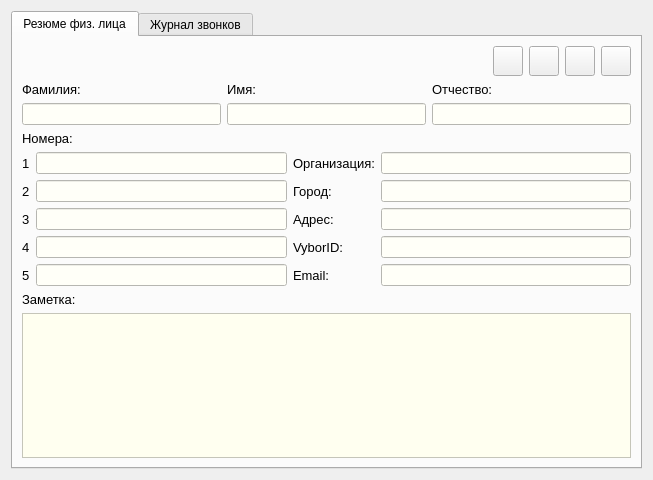
<?xml version="1.0" encoding="UTF-8"?>
<ui version="4.0">
 <class>ViewContactDialog</class>
 <widget class="QDialog" name="ViewContactDialog">
  <property name="geometry">
   <rect>
    <x>0</x>
    <y>0</y>
    <width>653</width>
    <height>480</height>
   </rect>
  </property>
  <property name="minimumSize">
   <size>
    <width>0</width>
    <height>0</height>
   </size>
  </property>
  <property name="maximumSize">
   <size>
    <width>16777215</width>
    <height>16777215</height>
   </size>
  </property>
  <property name="windowTitle">
   <string>Резюме физ. лица</string>
  </property>
  <property name="windowIcon">
   <iconset resource="images.qrc">
    <normaloff>:/images/outcall-logo.png</normaloff>:/images/outcall-logo.png</iconset>
  </property>
  <property name="styleSheet">
   <string notr="true"/>
  </property>
  <layout class="QGridLayout" name="gridLayout_8">
   <item row="0" column="0">
    <widget class="QTabWidget" name="tabWidget_2">
     <property name="currentIndex">
      <number>0</number>
     </property>
     <widget class="QWidget" name="tab">
      <attribute name="title">
       <string>Резюме физ. лица</string>
      </attribute>
      <layout class="QGridLayout" name="gridLayout_11">
       <item row="1" column="0">
        <layout class="QGridLayout" name="gridLayout_6">
         <item row="0" column="0" colspan="2">
          <widget class="QLabel" name="label_5">
           <property name="font">
            <font>
             <pointsize>10</pointsize>
            </font>
           </property>
           <property name="text">
            <string>Номера:</string>
           </property>
          </widget>
         </item>
         <item row="3" column="0">
          <widget class="QLabel" name="label_8">
           <property name="font">
            <font>
             <pointsize>10</pointsize>
            </font>
           </property>
           <property name="text">
            <string>3</string>
           </property>
          </widget>
         </item>
         <item row="2" column="1">
          <widget class="QLineEdit" name="secondNumber">
           <property name="styleSheet">
            <string notr="true">*{
background-color: #fffff8;
}</string>
           </property>
           <property name="readOnly">
            <bool>true</bool>
           </property>
          </widget>
         </item>
         <item row="1" column="0">
          <widget class="QLabel" name="label_6">
           <property name="font">
            <font>
             <pointsize>10</pointsize>
            </font>
           </property>
           <property name="text">
            <string>1</string>
           </property>
          </widget>
         </item>
         <item row="3" column="4">
          <widget class="QLineEdit" name="address">
           <property name="styleSheet">
            <string notr="true">*{
background-color: #fffff8;
}</string>
           </property>
           <property name="readOnly">
            <bool>true</bool>
           </property>
          </widget>
         </item>
         <item row="2" column="3">
          <widget class="QLabel" name="label_9">
           <property name="font">
            <font>
             <pointsize>10</pointsize>
            </font>
           </property>
           <property name="text">
            <string>Город:</string>
           </property>
          </widget>
         </item>
         <item row="1" column="1">
          <widget class="QLineEdit" name="firstNumber">
           <property name="styleSheet">
            <string notr="true">*{
background-color: #fffff8;
}</string>
           </property>
           <property name="readOnly">
            <bool>true</bool>
           </property>
          </widget>
         </item>
         <item row="2" column="0">
          <widget class="QLabel" name="label_7">
           <property name="font">
            <font>
             <pointsize>10</pointsize>
            </font>
           </property>
           <property name="text">
            <string>2</string>
           </property>
          </widget>
         </item>
         <item row="2" column="4">
          <widget class="QLineEdit" name="city">
           <property name="styleSheet">
            <string notr="true">*{
background-color: #fffff8;
}</string>
           </property>
           <property name="readOnly">
            <bool>true</bool>
           </property>
          </widget>
         </item>
         <item row="4" column="3">
          <widget class="QLabel" name="label_11">
           <property name="font">
            <font>
             <pointsize>10</pointsize>
            </font>
           </property>
           <property name="text">
            <string>VyborID:</string>
           </property>
          </widget>
         </item>
         <item row="4" column="1">
          <widget class="QLineEdit" name="fourthNumber">
           <property name="styleSheet">
            <string notr="true">*{
background-color: #fffff8;
}</string>
           </property>
           <property name="readOnly">
            <bool>true</bool>
           </property>
          </widget>
         </item>
         <item row="4" column="0">
          <widget class="QLabel" name="label_18">
           <property name="font">
            <font>
             <pointsize>10</pointsize>
            </font>
           </property>
           <property name="text">
            <string>4</string>
           </property>
          </widget>
         </item>
         <item row="3" column="3">
          <widget class="QLabel" name="label_10">
           <property name="font">
            <font>
             <pointsize>10</pointsize>
            </font>
           </property>
           <property name="text">
            <string>Адрес:</string>
           </property>
          </widget>
         </item>
         <item row="3" column="1">
          <widget class="QLineEdit" name="thirdNumber">
           <property name="styleSheet">
            <string notr="true">*{
background-color: #fffff8;
}</string>
           </property>
           <property name="readOnly">
            <bool>true</bool>
           </property>
          </widget>
         </item>
         <item row="5" column="4">
          <widget class="QLineEdit" name="email">
           <property name="styleSheet">
            <string notr="true">*{
background-color: #fffff8;
}</string>
           </property>
           <property name="readOnly">
            <bool>true</bool>
           </property>
          </widget>
         </item>
         <item row="4" column="4">
          <widget class="QLineEdit" name="vyborId">
           <property name="styleSheet">
            <string notr="true">*{
background-color: #fffff8;
}</string>
           </property>
           <property name="readOnly">
            <bool>true</bool>
           </property>
          </widget>
         </item>
         <item row="5" column="3">
          <widget class="QLabel" name="label_12">
           <property name="font">
            <font>
             <pointsize>10</pointsize>
            </font>
           </property>
           <property name="text">
            <string>Email:</string>
           </property>
          </widget>
         </item>
         <item row="5" column="0">
          <widget class="QLabel" name="label_19">
           <property name="font">
            <font>
             <pointsize>10</pointsize>
            </font>
           </property>
           <property name="text">
            <string>5</string>
           </property>
          </widget>
         </item>
         <item row="5" column="1">
          <widget class="QLineEdit" name="fifthNumber">
           <property name="styleSheet">
            <string notr="true">*{
background-color: #fffff8;
}</string>
           </property>
           <property name="readOnly">
            <bool>true</bool>
           </property>
          </widget>
         </item>
         <item row="1" column="3">
          <widget class="QLabel" name="label">
           <property name="font">
            <font>
             <pointsize>10</pointsize>
            </font>
           </property>
           <property name="text">
            <string>Организация:</string>
           </property>
          </widget>
         </item>
         <item row="1" column="4">
          <widget class="QLineEdit" name="organization">
           <property name="styleSheet">
            <string notr="true">*{
background-color: #fffff8;
}</string>
           </property>
           <property name="readOnly">
            <bool>true</bool>
           </property>
          </widget>
         </item>
        </layout>
       </item>
       <item row="0" column="0">
        <layout class="QGridLayout" name="gridLayout_5">
         <item row="0" column="0">
          <layout class="QGridLayout" name="gridLayout">
           <item row="0" column="0">
            <spacer name="horizontalSpacer_2">
             <property name="orientation">
              <enum>Qt::Horizontal</enum>
             </property>
             <property name="sizeHint" stdset="0">
              <size>
               <width>40</width>
               <height>20</height>
              </size>
             </property>
            </spacer>
           </item>
           <item row="0" column="2">
            <widget class="QPushButton" name="openAccessButton">
             <property name="minimumSize">
              <size>
               <width>30</width>
               <height>30</height>
              </size>
             </property>
             <property name="maximumSize">
              <size>
               <width>30</width>
               <height>30</height>
              </size>
             </property>
             <property name="toolTip">
              <string>Заказы</string>
             </property>
             <property name="text">
              <string/>
             </property>
             <property name="icon">
              <iconset resource="images.qrc">
               <normaloff>:/images/orders.png</normaloff>:/images/orders.png</iconset>
             </property>
             <property name="iconSize">
              <size>
               <width>27</width>
               <height>27</height>
              </size>
             </property>
             <property name="autoDefault">
              <bool>false</bool>
             </property>
             <property name="default">
              <bool>false</bool>
             </property>
            </widget>
           </item>
           <item row="0" column="5">
            <widget class="QPushButton" name="editButton">
             <property name="minimumSize">
              <size>
               <width>30</width>
               <height>30</height>
              </size>
             </property>
             <property name="maximumSize">
              <size>
               <width>30</width>
               <height>30</height>
              </size>
             </property>
             <property name="focusPolicy">
              <enum>Qt::StrongFocus</enum>
             </property>
             <property name="toolTip">
              <string>Редактировать контакт</string>
             </property>
             <property name="text">
              <string/>
             </property>
             <property name="icon">
              <iconset resource="images.qrc">
               <normaloff>:/images/edit.png</normaloff>:/images/edit.png</iconset>
             </property>
             <property name="iconSize">
              <size>
               <width>27</width>
               <height>27</height>
              </size>
             </property>
             <property name="autoDefault">
              <bool>false</bool>
             </property>
             <property name="default">
              <bool>false</bool>
             </property>
            </widget>
           </item>
           <item row="0" column="3">
            <widget class="QPushButton" name="addReminderButton">
             <property name="minimumSize">
              <size>
               <width>30</width>
               <height>30</height>
              </size>
             </property>
             <property name="maximumSize">
              <size>
               <width>30</width>
               <height>30</height>
              </size>
             </property>
             <property name="focusPolicy">
              <enum>Qt::StrongFocus</enum>
             </property>
             <property name="toolTip">
              <string>Добавить напоминание</string>
             </property>
             <property name="text">
              <string/>
             </property>
             <property name="icon">
              <iconset resource="images.qrc">
               <normaloff>:/images/reminders.png</normaloff>:/images/reminders.png</iconset>
             </property>
             <property name="iconSize">
              <size>
               <width>27</width>
               <height>27</height>
              </size>
             </property>
             <property name="autoDefault">
              <bool>false</bool>
             </property>
            </widget>
           </item>
           <item row="0" column="1">
            <widget class="QPushButton" name="callButton">
             <property name="minimumSize">
              <size>
               <width>30</width>
               <height>30</height>
              </size>
             </property>
             <property name="maximumSize">
              <size>
               <width>30</width>
               <height>30</height>
              </size>
             </property>
             <property name="focusPolicy">
              <enum>Qt::StrongFocus</enum>
             </property>
             <property name="toolTip">
              <string>Позвонить</string>
             </property>
             <property name="text">
              <string/>
             </property>
             <property name="icon">
              <iconset resource="images.qrc">
               <normaloff>:/images/makeCall.png</normaloff>:/images/makeCall.png</iconset>
             </property>
             <property name="iconSize">
              <size>
               <width>27</width>
               <height>27</height>
              </size>
             </property>
             <property name="autoDefault">
              <bool>false</bool>
             </property>
            </widget>
           </item>
          </layout>
         </item>
         <item row="1" column="0">
          <layout class="QGridLayout" name="gridLayout_3">
           <item row="0" column="0">
            <widget class="QLabel" name="label_2">
             <property name="font">
              <font>
               <pointsize>10</pointsize>
              </font>
             </property>
             <property name="text">
              <string>Фамилия:</string>
             </property>
             <property name="alignment">
              <set>Qt::AlignBottom|Qt::AlignLeading|Qt::AlignLeft</set>
             </property>
            </widget>
           </item>
           <item row="0" column="1">
            <widget class="QLabel" name="label_3">
             <property name="font">
              <font>
               <pointsize>10</pointsize>
              </font>
             </property>
             <property name="text">
              <string>Имя:</string>
             </property>
             <property name="alignment">
              <set>Qt::AlignBottom|Qt::AlignLeading|Qt::AlignLeft</set>
             </property>
            </widget>
           </item>
           <item row="0" column="2">
            <widget class="QLabel" name="label_4">
             <property name="font">
              <font>
               <pointsize>10</pointsize>
              </font>
             </property>
             <property name="text">
              <string>Отчество:</string>
             </property>
            </widget>
           </item>
           <item row="1" column="0">
            <widget class="QLineEdit" name="lastName">
             <property name="enabled">
              <bool>true</bool>
             </property>
             <property name="minimumSize">
              <size>
               <width>160</width>
               <height>0</height>
              </size>
             </property>
             <property name="styleSheet">
              <string notr="true">*{
background-color: #fffff8;
}</string>
             </property>
             <property name="inputMethodHints">
              <set>Qt::ImhNone</set>
             </property>
             <property name="readOnly">
              <bool>true</bool>
             </property>
            </widget>
           </item>
           <item row="1" column="1">
            <widget class="QLineEdit" name="firstName">
             <property name="minimumSize">
              <size>
               <width>160</width>
               <height>0</height>
              </size>
             </property>
             <property name="styleSheet">
              <string notr="true">*{
background-color: #fffff8;
}</string>
             </property>
             <property name="readOnly">
              <bool>true</bool>
             </property>
            </widget>
           </item>
           <item row="1" column="2">
            <widget class="QLineEdit" name="patronymic">
             <property name="minimumSize">
              <size>
               <width>160</width>
               <height>0</height>
              </size>
             </property>
             <property name="styleSheet">
              <string notr="true">*{
background-color: #fffff8;
}</string>
             </property>
             <property name="readOnly">
              <bool>true</bool>
             </property>
            </widget>
           </item>
          </layout>
         </item>
        </layout>
       </item>
       <item row="2" column="0">
        <layout class="QGridLayout" name="gridLayout_7">
         <item row="0" column="0">
          <widget class="QLabel" name="label_17">
           <property name="font">
            <font>
             <pointsize>10</pointsize>
            </font>
           </property>
           <property name="text">
            <string>Заметка:</string>
           </property>
          </widget>
         </item>
         <item row="1" column="0" colspan="3">
          <widget class="QTextEdit" name="comment">
           <property name="focusPolicy">
            <enum>Qt::StrongFocus</enum>
           </property>
           <property name="styleSheet">
            <string notr="true">*{
background-color: #fffff0;
}</string>
           </property>
           <property name="locale">
            <locale language="Russian" country="Russia"/>
           </property>
           <property name="frameShadow">
            <enum>QFrame::Plain</enum>
           </property>
           <property name="tabChangesFocus">
            <bool>true</bool>
           </property>
           <property name="undoRedoEnabled">
            <bool>true</bool>
           </property>
           <property name="readOnly">
            <bool>true</bool>
           </property>
          </widget>
         </item>
        </layout>
       </item>
      </layout>
     </widget>
     <widget class="QWidget" name="tab_2">
      <attribute name="title">
       <string>Журнал звонков</string>
      </attribute>
      <layout class="QGridLayout" name="gridLayout_10">
       <item row="0" column="0">
        <layout class="QGridLayout" name="gridLayout_4">
         <item row="0" column="1">
          <widget class="QLabel" name="label_13">
           <property name="text">
            <string>Показать звонки за последние:</string>
           </property>
          </widget>
         </item>
         <item row="0" column="2">
          <widget class="QComboBox" name="comboBox">
           <item>
            <property name="text">
             <string>7</string>
            </property>
           </item>
           <item>
            <property name="text">
             <string>14</string>
            </property>
           </item>
           <item>
            <property name="text">
             <string>30</string>
            </property>
           </item>
          </widget>
         </item>
         <item row="0" column="0">
          <spacer name="horizontalSpacer">
           <property name="orientation">
            <enum>Qt::Horizontal</enum>
           </property>
           <property name="sizeHint" stdset="0">
            <size>
             <width>40</width>
             <height>20</height>
            </size>
           </property>
          </spacer>
         </item>
         <item row="0" column="3">
          <widget class="QLabel" name="label_14">
           <property name="text">
            <string> дней</string>
           </property>
          </widget>
         </item>
        </layout>
       </item>
       <item row="1" column="0">
        <widget class="QTabWidget" name="tabWidget">
         <property name="maximumSize">
          <size>
           <width>16777215</width>
           <height>21</height>
          </size>
         </property>
         <property name="currentIndex">
          <number>0</number>
         </property>
         <widget class="QWidget" name="tab_3">
          <attribute name="title">
           <string>Все звонки</string>
          </attribute>
         </widget>
         <widget class="QWidget" name="tab_4">
          <attribute name="title">
           <string>Пропущенные</string>
          </attribute>
         </widget>
         <widget class="QWidget" name="tab_5">
          <attribute name="title">
           <string>Входящие</string>
          </attribute>
         </widget>
         <widget class="QWidget" name="tab_6">
          <attribute name="title">
           <string>Исходящие</string>
          </attribute>
         </widget>
        </widget>
       </item>
       <item row="2" column="0">
        <widget class="QTableView" name="tableView">
         <property name="styleSheet">
          <string notr="true">QTableView { selection-color: black; selection-background-color: #18B7FF; }</string>
         </property>
         <property name="selectionMode">
          <enum>QAbstractItemView::ExtendedSelection</enum>
         </property>
         <property name="selectionBehavior">
          <enum>QAbstractItemView::SelectRows</enum>
         </property>
        </widget>
       </item>
       <item row="3" column="0">
        <layout class="QGridLayout" name="gridLayout_9">
         <item row="0" column="0">
          <layout class="QHBoxLayout" name="horizontalLayout">
           <item>
            <widget class="QPushButton" name="previousStartButton">
             <property name="minimumSize">
              <size>
               <width>0</width>
               <height>27</height>
              </size>
             </property>
             <property name="maximumSize">
              <size>
               <width>40</width>
               <height>16777215</height>
              </size>
             </property>
             <property name="font">
              <font>
               <pointsize>11</pointsize>
              </font>
             </property>
             <property name="focusPolicy">
              <enum>Qt::StrongFocus</enum>
             </property>
             <property name="text">
              <string>◄◄</string>
             </property>
             <property name="autoDefault">
              <bool>false</bool>
             </property>
            </widget>
           </item>
           <item>
            <widget class="QPushButton" name="previousButton">
             <property name="minimumSize">
              <size>
               <width>0</width>
               <height>27</height>
              </size>
             </property>
             <property name="maximumSize">
              <size>
               <width>25</width>
               <height>16777215</height>
              </size>
             </property>
             <property name="font">
              <font>
               <pointsize>11</pointsize>
              </font>
             </property>
             <property name="focusPolicy">
              <enum>Qt::StrongFocus</enum>
             </property>
             <property name="text">
              <string>◄</string>
             </property>
             <property name="autoDefault">
              <bool>false</bool>
             </property>
            </widget>
           </item>
           <item>
            <widget class="QLineEdit" name="lineEdit_page">
             <property name="enabled">
              <bool>true</bool>
             </property>
             <property name="minimumSize">
              <size>
               <width>0</width>
               <height>27</height>
              </size>
             </property>
             <property name="maximumSize">
              <size>
               <width>40</width>
               <height>16777215</height>
              </size>
             </property>
             <property name="font">
              <font>
               <pointsize>10</pointsize>
              </font>
             </property>
             <property name="focusPolicy">
              <enum>Qt::StrongFocus</enum>
             </property>
             <property name="alignment">
              <set>Qt::AlignCenter</set>
             </property>
            </widget>
           </item>
           <item>
            <widget class="QLabel" name="label_pages_2">
             <property name="text">
              <string/>
             </property>
            </widget>
           </item>
           <item>
            <widget class="QPushButton" name="nextButton">
             <property name="minimumSize">
              <size>
               <width>0</width>
               <height>27</height>
              </size>
             </property>
             <property name="maximumSize">
              <size>
               <width>25</width>
               <height>16777215</height>
              </size>
             </property>
             <property name="font">
              <font>
               <pointsize>11</pointsize>
              </font>
             </property>
             <property name="focusPolicy">
              <enum>Qt::StrongFocus</enum>
             </property>
             <property name="text">
              <string>►</string>
             </property>
             <property name="autoDefault">
              <bool>false</bool>
             </property>
            </widget>
           </item>
           <item>
            <widget class="QPushButton" name="nextEndButton">
             <property name="minimumSize">
              <size>
               <width>0</width>
               <height>27</height>
              </size>
             </property>
             <property name="maximumSize">
              <size>
               <width>40</width>
               <height>16777215</height>
              </size>
             </property>
             <property name="font">
              <font>
               <pointsize>11</pointsize>
              </font>
             </property>
             <property name="focusPolicy">
              <enum>Qt::StrongFocus</enum>
             </property>
             <property name="text">
              <string>►►</string>
             </property>
             <property name="autoDefault">
              <bool>false</bool>
             </property>
            </widget>
           </item>
           <item>
            <widget class="QComboBox" name="comboBox_list">
             <item>
              <property name="text">
               <string>10</string>
              </property>
             </item>
            </widget>
           </item>
           <item>
            <spacer name="horizontalSpacer_4">
             <property name="orientation">
              <enum>Qt::Horizontal</enum>
             </property>
             <property name="sizeHint" stdset="0">
              <size>
               <width>40</width>
               <height>20</height>
              </size>
             </property>
            </spacer>
           </item>
          </layout>
         </item>
         <item row="0" column="2">
          <layout class="QGridLayout" name="gridLayout_2">
           <item row="0" column="0">
            <widget class="QPushButton" name="playAudio">
             <property name="minimumSize">
              <size>
               <width>27</width>
               <height>27</height>
              </size>
             </property>
             <property name="maximumSize">
              <size>
               <width>27</width>
               <height>27</height>
              </size>
             </property>
             <property name="font">
              <font>
               <pointsize>9</pointsize>
              </font>
             </property>
             <property name="contextMenuPolicy">
              <enum>Qt::DefaultContextMenu</enum>
             </property>
             <property name="toolTip">
              <string>Прослушать запись звонка</string>
             </property>
             <property name="text">
              <string/>
             </property>
             <property name="icon">
              <iconset resource="images.qrc">
               <normaloff>:/images/listeningToCallRecording.png</normaloff>:/images/listeningToCallRecording.png</iconset>
             </property>
             <property name="iconSize">
              <size>
               <width>21</width>
               <height>21</height>
              </size>
             </property>
             <property name="autoDefault">
              <bool>false</bool>
             </property>
            </widget>
           </item>
           <item row="0" column="1">
            <widget class="QPushButton" name="playAudioPhone">
             <property name="minimumSize">
              <size>
               <width>27</width>
               <height>27</height>
              </size>
             </property>
             <property name="maximumSize">
              <size>
               <width>27</width>
               <height>27</height>
              </size>
             </property>
             <property name="toolTip">
              <string>Прослушать запись звонка на телефоне</string>
             </property>
             <property name="text">
              <string/>
             </property>
             <property name="icon">
              <iconset resource="images.qrc">
               <normaloff>:/images/listeningToCallOnPhone.png</normaloff>:/images/listeningToCallOnPhone.png</iconset>
             </property>
             <property name="iconSize">
              <size>
               <width>23</width>
               <height>23</height>
              </size>
             </property>
             <property name="autoDefault">
              <bool>false</bool>
             </property>
            </widget>
           </item>
          </layout>
         </item>
         <item row="0" column="1">
          <spacer name="horizontalSpacer_3">
           <property name="orientation">
            <enum>Qt::Horizontal</enum>
           </property>
           <property name="sizeHint" stdset="0">
            <size>
             <width>40</width>
             <height>20</height>
            </size>
           </property>
          </spacer>
         </item>
        </layout>
       </item>
      </layout>
     </widget>
    </widget>
   </item>
  </layout>
 </widget>
 <tabstops>
  <tabstop>tabWidget_2</tabstop>
  <tabstop>callButton</tabstop>
  <tabstop>openAccessButton</tabstop>
  <tabstop>addReminderButton</tabstop>
  <tabstop>editButton</tabstop>
  <tabstop>lastName</tabstop>
  <tabstop>firstName</tabstop>
  <tabstop>patronymic</tabstop>
  <tabstop>firstNumber</tabstop>
  <tabstop>secondNumber</tabstop>
  <tabstop>thirdNumber</tabstop>
  <tabstop>fourthNumber</tabstop>
  <tabstop>fifthNumber</tabstop>
  <tabstop>organization</tabstop>
  <tabstop>city</tabstop>
  <tabstop>address</tabstop>
  <tabstop>vyborId</tabstop>
  <tabstop>email</tabstop>
  <tabstop>comment</tabstop>
  <tabstop>comboBox</tabstop>
  <tabstop>tabWidget</tabstop>
  <tabstop>previousStartButton</tabstop>
  <tabstop>previousButton</tabstop>
  <tabstop>lineEdit_page</tabstop>
  <tabstop>nextButton</tabstop>
  <tabstop>nextEndButton</tabstop>
  <tabstop>comboBox_list</tabstop>
  <tabstop>playAudio</tabstop>
  <tabstop>playAudioPhone</tabstop>
 </tabstops>
 <resources>
  <include location="images.qrc"/>
 </resources>
 <connections/>
</ui>
